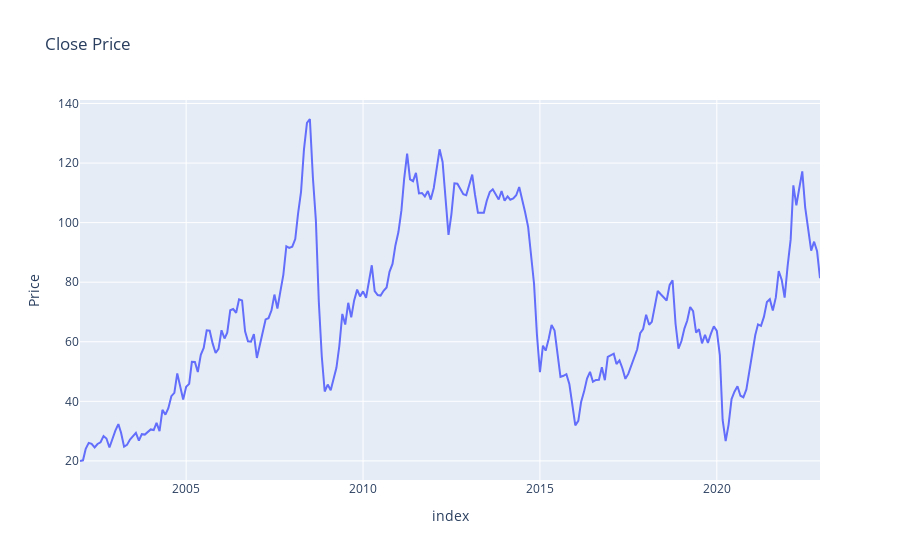

Write notebook code for a chart like this one.
### Code cell
# Plot data
fig = px.line(data, x=data.index, y='Price', title='Close Price')
fig.show()

### Figure 1 — Plotly figure (JSON) as saved in the notebook; plotly's stock layout.template omitted (floating-point values rounded to 4 significant figures; data arrays with more than 128 entries replaced by an {"elided": "..."} marker saying what was removed)
{"data": [{"hovertemplate": "index=%{x}<br>Price=%{y}<extra></extra>", "legendgroup": "", "line": {"color": "#636efa", "dash": "solid"}, "marker": {"symbol": "circle"}, "mode": "lines", "name": "", "orientation": "v", "showlegend": false, "type": "scatter", "x": {"elided": "252 str values"}, "xaxis": "x", "y": {"elided": "252 float values"}, "yaxis": "y"}], "layout": {"legend": {"tracegroupgap": 0}, "title": {"text": "Close Price"}, "xaxis": {"anchor": "y", "domain": [0, 1], "title": {"text": "index"}}, "yaxis": {"anchor": "x", "domain": [0, 1], "title": {"text": "Price"}}}}
